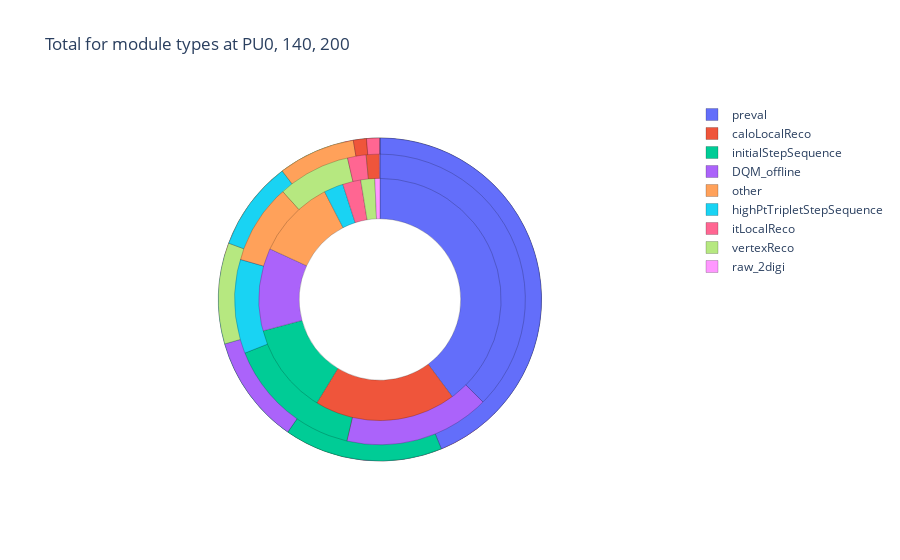

The code cell stored with this chart in its notebook:
### Markdown cell above
Each module belongs to a specific path. The paths _initialStepSequence_, _highPtTripletStepSequence_ and most of the modules in _other_ are part of the tracking.

### Code cell
plot3()

### Figure 1 — Plotly figure (JSON) as saved in the notebook; plotly's stock layout.template omitted (floating-point values rounded to 4 significant figures)
{"data": [{"direction": "clockwise", "domain": {"x": [0.1, 0.9], "y": [0.05, 0.9]}, "hole": 0.5, "labels": ["DQM_offline", "caloLocalReco", "highPtTripletStepSequence", "initialStepSequence", "itLocalReco", "other", "preval", "raw_2digi", "vertexReco"], "marker": {"line": {"color": "#000000", "width": 0.2}}, "sort": true, "textposition": "none", "type": "pie", "values": [133.3, 228.5, 31.32, 146.2, 29.24, 127.9, 481.4, 8.27, 22.52]}, {"direction": "clockwise", "domain": {"x": [0.1, 0.9], "y": [0.05, 0.9]}, "hole": 0.75, "labels": ["DQM_offline", "caloLocalReco", "highPtTripletStepSequence", "initialStepSequence", "itLocalReco", "other", "preval", "raw_2digi", "vertexReco"], "marker": {"line": {"color": "#000000", "width": 0.2}}, "sort": true, "textposition": "none", "type": "pie", "values": [2303.0, 206.9, 1486.0, 2179.0, 293.9, 1263.0, 5325.0, 9.2, 1149.0]}, {"direction": "clockwise", "domain": {"x": [0.1, 0.9], "y": [0.05, 0.9]}, "hole": 0.9, "labels": ["DQM_offline", "caloLocalReco", "highPtTripletStepSequence", "initialStepSequence", "itLocalReco", "other", "preval", "raw_2digi", "vertexReco"], "marker": {"line": {"color": "#000000", "width": 0.2}}, "sort": true, "textposition": "none", "type": "pie", "values": [3703.0, 445.6, 3051.0, 5395.0, 443.5, 2618.0, 14880.0, 9.95, 3434.0]}], "layout": {"title": {"text": "Total for module types at PU0, 140, 200"}}}
